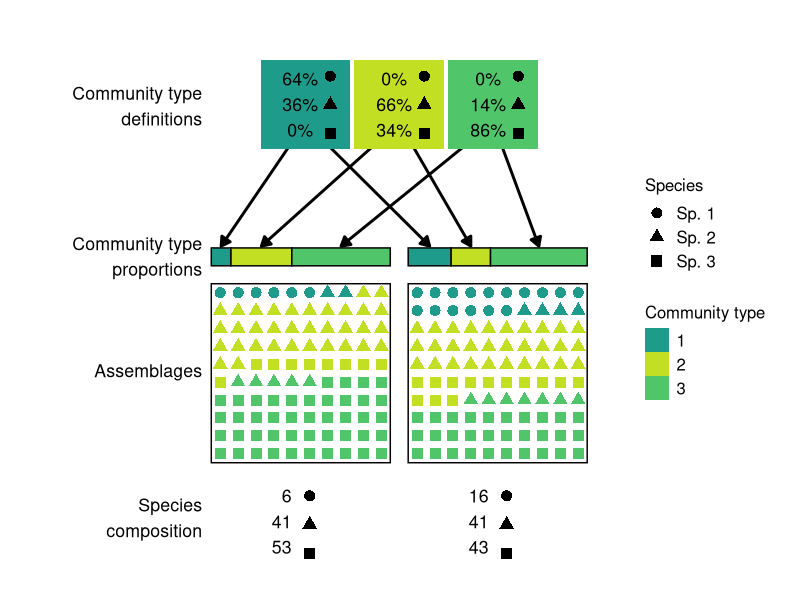
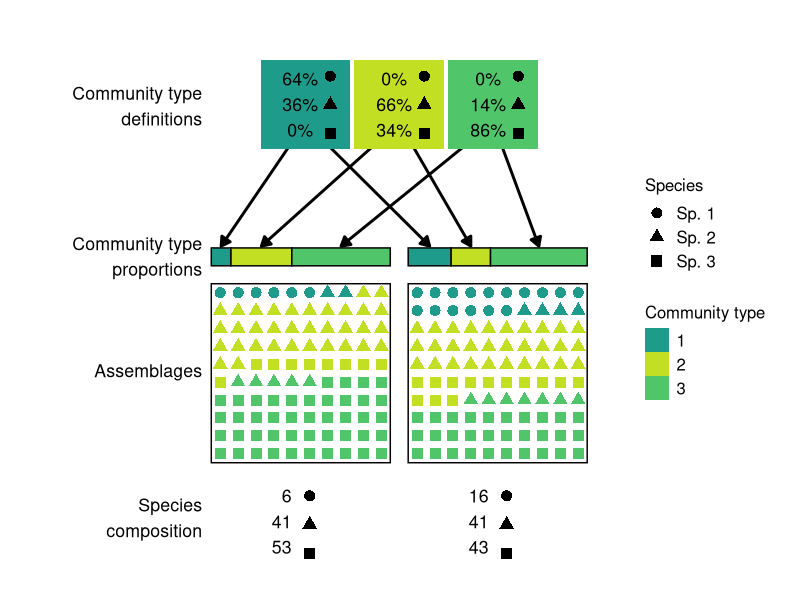

Write R code to recreate these figures, in order.
library(tidyverse)
library(ggplot2)

N = 10^2
N_topics = 3
N_docs = 2
N_species = 3
alpha = 2
alpha_beta = .2

# From the 4-class PuOr palette on Colorbrewer2.org
colors = c('#e66101','#fdb863','#b2abd2','#5e3c99')[c(3, 1, 2)]
colors = viridis::viridis(12)[c(7, 11, 9)]


set.seed(21)
beta = matrix(c(0.64, 0.36, 0, 
                0, 0.66, 0.34, 
                0, .14, .86),
              N_topics, N_species, byrow = TRUE)

set.seed(1)
thetas = list(c(.11, .45, .44),
              c(.24, .46, .30))

zs = thetas %>% 
  map(~sample.int(n = N_topics, size = N, prob = .x, replace = TRUE))


pick_species = function(z){
  map_dbl(z, ~sample.int(n = N_species, size = 1, prob = beta[.x, ]))
}

assemblages = map(zs, pick_species)

get_xmin = function(doc){
  (doc - 1) * (sqrt(N) + 1)
}

labels = round(beta * 100) %>% 
  apply(1, list) %>% 
  flatten() %>% 
  map(~paste(.x, "%  ", sep = "")) %>% 
  map(paste, collapse = "\n") %>% 
  flatten_chr()

output = transpose(.l = list(doc = 1:N_docs,
                             z = zs, 
                             word = assemblages)) %>% 
  map(as_data_frame) %>% 
  bind_rows() %>% 
  arrange(doc, z, word) %>% 
  group_by(doc) %>% 
  mutate(x = get_xmin(doc) + rep(1:sqrt(N), sqrt(N)), 
         y = rep(sqrt(N):1, each = sqrt(N)))

rects = data_frame(
  xmin = get_xmin(seq_len(N_docs)) + .5,
  xmax = get_xmin(seq_len(N_docs)) + sqrt(N) + .5,
  ymin = rep(.5, 2),
  ymax = rep(.5 + sqrt(N), 2),
  fill = factor(1, levels = 1:N_topics),
  alpha = 0)

proportion_rects = lapply(1:N_docs,
                          function(i) {
                            data_frame(xmin = rects$xmin[i] + 
                                         c(0, thetas[[i]][-N_topics]) * sqrt(N),
                                       xmax = c(xmin[-1], rects$xmax[[i]]),
                                       ymin = sqrt(N) + 1.5,
                                       ymax = sqrt(N) + 2.5,
                                       fill = factor(1:N_topics),
                                       alpha = 1)
                          }) %>% 
  bind_rows()


topic_positions = seq(min(rects$xmin), max(rects$xmax), length = N_topics + 2)
topic_positions = topic_positions[-c(1, length(topic_positions))]


arrows = data_frame(
  x = rep(topic_positions, times = N_docs),
  y = max(proportion_rects$ymax) + 7,
  xend = (proportion_rects$xmin + proportion_rects$xmax) / 2,
  yend = .1 + max(proportion_rects$ymax),
  size = 1
)

counts = output %>% 
  group_by(doc, word) %>% 
  summarize(n = n()) %>% 
  group_by(doc) %>% 
  summarize(counts = paste0(n, collapse = "\n"))

composition_x = sqrt(N) * seq(0.5, N_docs - .5) + seq_len(N_docs)

left_labels = tribble(
  ~label,                  ~y,
  "Community type\ndefinitions",    max(arrows$y) + 2,
  "Community type\nproportions",    min(arrows$yend) + 0.5,
  "Assemblages",           sqrt(N)/2 + 1,
  "Species\ncomposition",   -1.5
)
point_size = 3.4

basic_plot = ggplot() +
  geom_segment(data = arrows, 
               aes(x = x, y = y, xend = xend, yend = yend), 
               arrow = arrow(type = "closed", length = unit(.1, "inches")),
               size = 1) + 
  geom_rect(data = bind_rows(rects, proportion_rects), 
            aes(xmin = xmin, xmax = xmax, 
                ymin = ymin, ymax = ymax, fill = fill, alpha = alpha),
            color = "black") + 
  geom_tile(data = arrows[1:N_topics, ], 
            aes(x = x, y = y + 1, height = sqrt(N) / 2, width = sqrt(N) / 2, 
                fill = factor(1:N_topics))) +
  geom_point(data = output, 
             aes(x = x,
                 y = y, 
                 color = factor(z), 
                 shape = factor(word)), 
             size = point_size) + 
  geom_point(aes(x = rep(composition_x, each = N_species),
                 shape = rep(factor(1:N_species), N_docs), 
                 y = rep(0.25 - 1.6 * (1:N_species), N_docs)),
             size = point_size) + 
  geom_point(aes(x = rep(unique(arrows$x) + 1.4, each = N_topics), 
                 y = rep(max(arrows$y) + 4.2 - 1.6 * (1:N_species), N_topics),
                 shape = rep(factor(1:N_species), N_topics)),
             size = point_size)

styled_plot = basic_plot + 
  scale_shape_discrete("Species", labels = paste("Sp.", 1:N_species)) + 
  scale_color_manual(values = colors, guide = FALSE) +
  scale_alpha_continuous(range = c(0, 1), guide = FALSE) +
  scale_fill_manual("Community type", values = colors) +
  theme(axis.text = element_blank(), axis.ticks = element_blank(), 
        panel.background = element_blank()) +
  coord_equal(xlim = c(-7, (sqrt(N) + 1) * N_docs),
              ylim = c(-4, max(arrows$y) + sqrt(N) / 2)) + 
  xlab("") +
  ylab("") +
  theme(legend.title = element_text(size = 12), 
        legend.text = element_text(size = 12))

final_plot = styled_plot + 
  geom_text(data = arrows[1:N_topics, ], 
            aes(x = x, y = y + 1, label = labels),
            size = 4.5) + 
  geom_text(data = left_labels, aes(x = 0, y = y, label = label), 
            size = 4.5, hjust = "right", vjust = "top") + 
  geom_text(aes(x = composition_x - 1, 
                y = -1, label = counts$counts), 
            size = 4.5, vjust = 1, hjust = 1)


final_plot
ggsave("explanatory.pdf", width = 7, height = 6)
